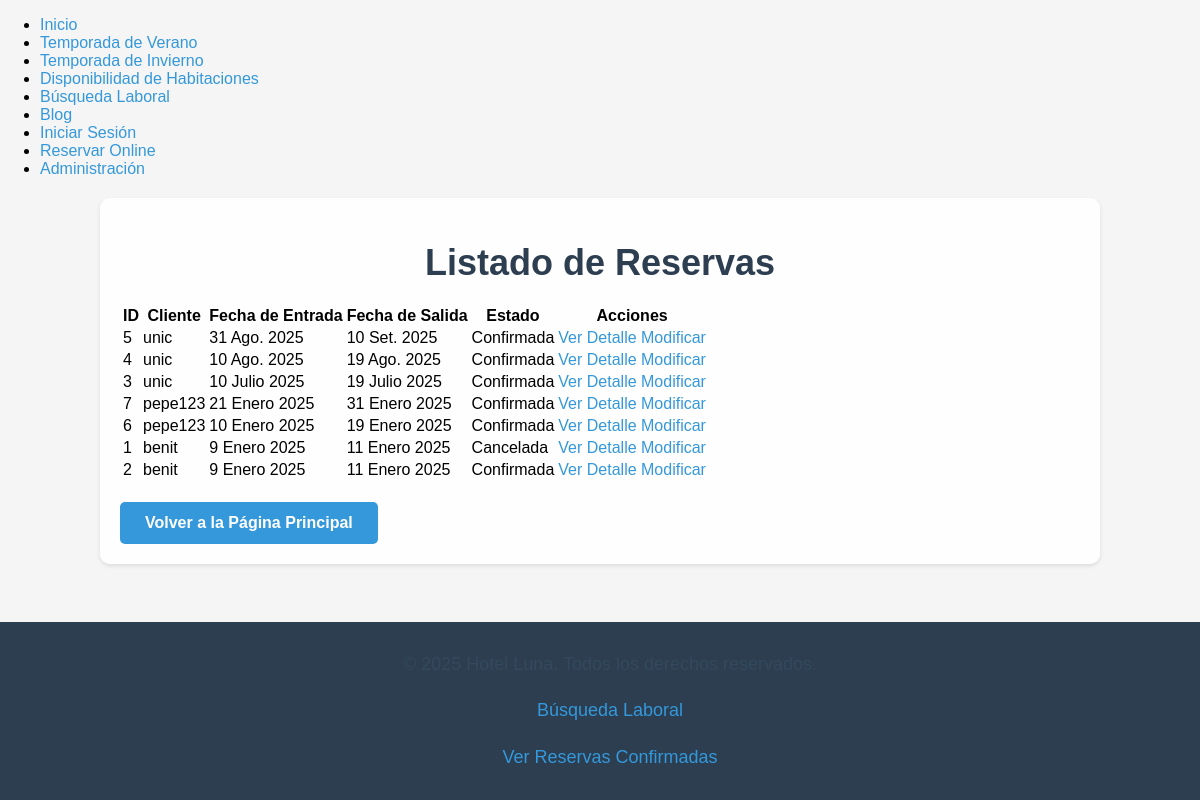
Before: /listado_reservas/ with the older database file.
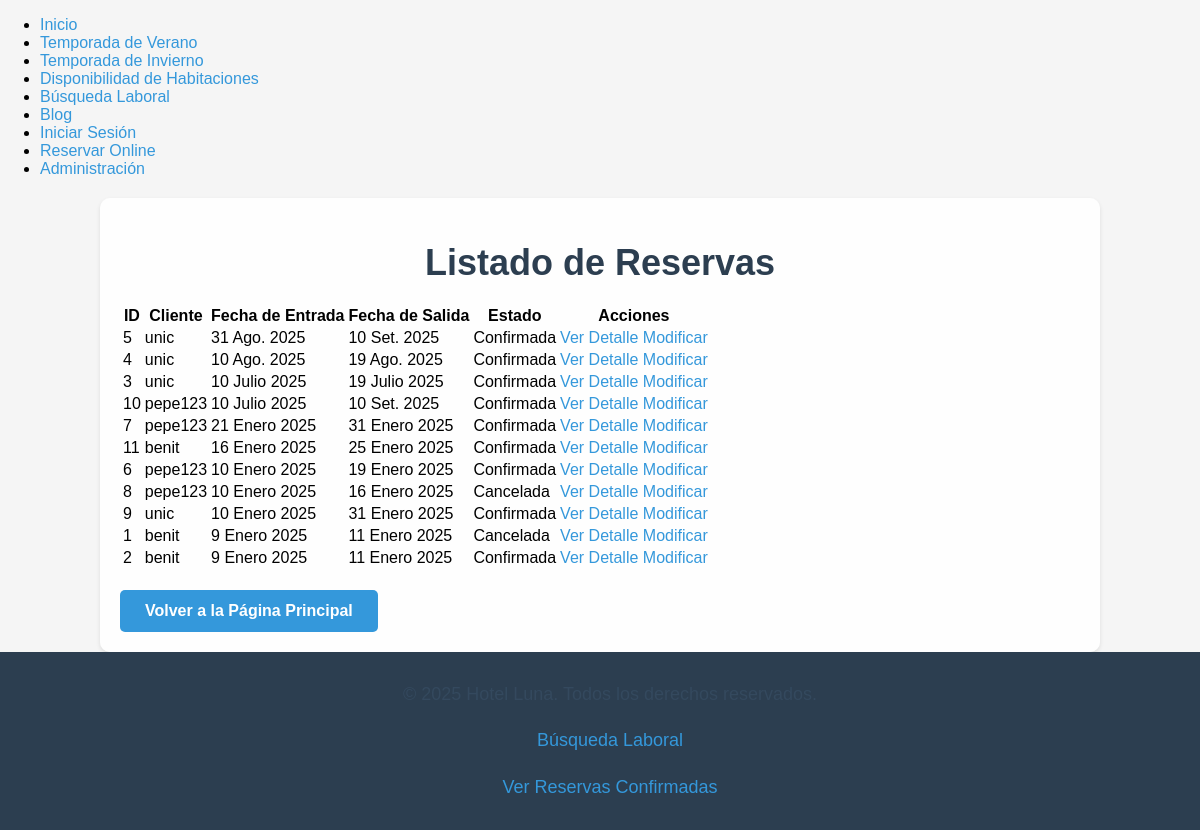
After: the same page with the newer database file.
### reservas/models.py (models this page shows, shortened)
class Reserva(models.Model):
    ESTADO_RESERVA = [
        ('Confirmada', 'Confirmada'),
        ('Cancelada', 'Cancelada'),
        ('Pendiente', 'Pendiente'),
    ]
    TEMPORADA_CHOICES = [
        ('Verano', 'Verano'),
        ('Invierno', 'Invierno'),
    ]
    usuario = models.ForeignKey(User, on_delete=models.CASCADE, verbose_name="Usuario")
    habitacion = models.ForeignKey(Habitacion, on_delete=models.CASCADE, verbose_name="Habitación")
    fecha_entrada = models.DateField(verbose_name="Fecha de Entrada")
    fecha_salida = models.DateField(verbose_name="Fecha de Salida")
    estado = models.CharField(max_length=20, choices=ESTADO_RESERVA, default='Pendiente', verbose_name="Estado de la Reserva")
    temporada = models.CharField(max_length=10, choices=TEMPORADA_CHOICES, verbose_name="Temporada")
    class Meta:
        verbose_name = "Reserva"
        verbose_name_plural = "Reservas"

### reservas/views.py (the view)
# urls.py: path('listado_reservas/', views.listado_reservas, name='listado_reservas'),
def listado_reservas(request):
    reservas = Reserva.objects.all().order_by('-fecha_entrada')
    return render(request, 'reservas/listado_reservas.html', {'reservas': reservas})

### hotel_luna/reservas/templates/reservas/listado_reservas.html (shortened to what this page needs)
{% extends 'base.html' %}
{% block content %}
<h1>Listado de Reservas</h1>
<table>
    <thead>
        <tr>
            <th>ID</th>
            <th>Cliente</th>
            <th>Fecha de Entrada</th>
            <th>Fecha de Salida</th>
            <th>Estado</th>
            <th>Acciones</th>
        </tr>
    </thead>
    <tbody>
        {% for reserva in reservas %}
        <tr>
            <td>{{ reserva.id }}</td>
            <td>{{ reserva.usuario.username }}</td>
            <td>{{ reserva.fecha_entrada }}</td>
            <td>{{ reserva.fecha_salida }}</td>
            <td>{{ reserva.estado }}</td>
            <td>
                <a href="{% url 'reservas:detalle_reserva' reserva.id %}">Ver Detalle</a>
                <a href="{% url 'reservas:modificar_reserva' reserva.id %}">Modificar</a>
            </td>
        </tr>
        {% endfor %}
    </tbody>
</table>
<a href="{% url 'reservas:home' %}" class="button">Volver a la Página Principal</a>
{% endblock %}

### templates/base.html (shortened to what this page needs)
<!DOCTYPE html>
<html lang="es">
<head>
    {% load static %}
    <link rel="stylesheet" type="text/css" href="{% static 'css/styles.css' %}">
</head>
<body>
    <header>
        <nav class="nav-bar">
            <ul>
                <li><a href="{% url 'reservas:home' %}">Inicio</a></li>
                <li><a href="{% url 'reservas:verano' %}">Temporada de Verano</a></li>
                <li><a href="{% url 'reservas:invierno' %}">Temporada de Invierno</a></li>
                <li><a href="{% url 'reservas:disponibilidad' %}">Disponibilidad de Habitaciones</a></li>
                <li><a href="{% url 'reservas:busqueda_laboral' %}">Búsqueda Laboral</a></li>
                <li><a href="{% url 'blog:lista_blogs' %}">Blog</a></li>
                <li><a href="{% url 'usuarios:login' %}">Iniciar Sesión</a></li>
                <li><a href="{% url 'reservas:reserva_online' %}">Reservar Online</a></li>
                <li><a href="/admin/" class="button-admin">Administración</a></li>
            </ul>
        </nav>
    </header>
    <main class="container">
        {% block content %}
        {% endblock %}
    </main>
    <footer>
        <p>&copy; 2025 Hotel Luna. Todos los derechos reservados.</p>
        <p><a href="{% url 'reservas:busqueda_laboral' %}">Búsqueda Laboral</a></p>
        <p><a href="{% url 'reservas:listado_reservas' %}">Ver Reservas Confirmadas</a></p>
    </footer>
</body>
</html>

### static/css/styles.css (style rules this page uses)
body { font-family: 'Arial', sans-serif; margin: 0; padding: 0; background-color: #f5f5f5; }
h1 { color: #2c3e50; text-align: center; font-size: 36px; margin-bottom: 20px; }
p { color: #34495e; text-align: center; font-size: 18px; line-height: 1.6; }
a { color: #3498db; text-decoration: none; }
.container { width: 80%; margin: 20px auto; padding: 20px; background-color: rgba(255, 255, 255, 0.9); border-radius: 10px; box-shadow: 0 2px 4px rgba(0, 0, 0, 0.1); }
.button { display: inline-block; padding: 12px 25px; margin-top: 20px; background-color: #3498db; color: white; text-align: center; border-radius: 5px; font-weight: bold; text-decoration: none; }
footer { text-align: center; padding: 10px; background-color: #2c3e50; color: white; position: fixed; bottom: 0; width: 100%; }

Changed rows visible on the page:
added Reserva: id "10", usuario.username "pepe123", fecha_entrada "10 Julio 2025", fecha_salida "10 Set. 2025", estado "Confirmada"
added Reserva: id "11", usuario.username "benit", fecha_entrada "16 Enero 2025", fecha_salida "25 Enero 2025", estado "Confirmada"
added Reserva: id "8", usuario.username "pepe123", fecha_entrada "10 Enero 2025", fecha_salida "16 Enero 2025", estado "Cancelada"
added Reserva: id "9", usuario.username "unic", fecha_entrada "10 Enero 2025", fecha_salida "31 Enero 2025", estado "Confirmada"
